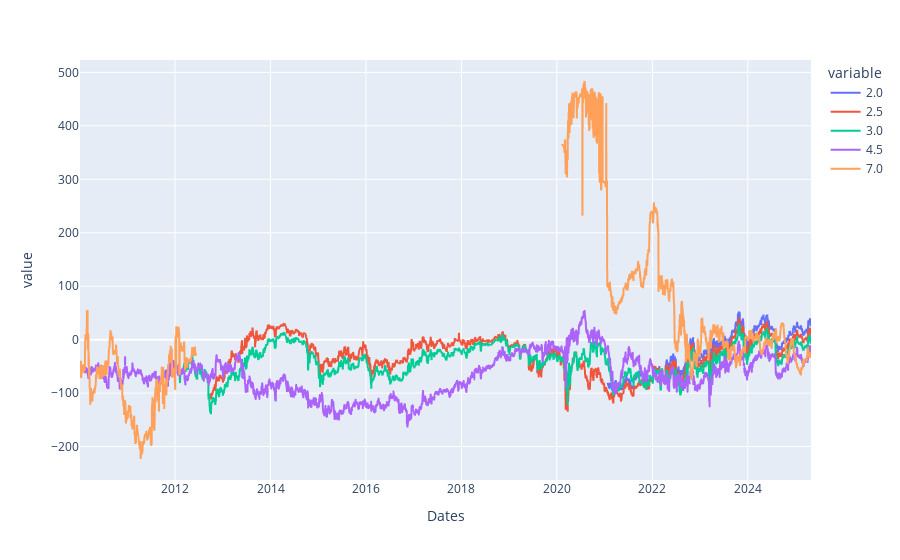

Here is the notebook cell this chart was saved with:
### Code cell
px.line(OAS[live_trade[weight!=0].index])

### Figure 1 — Plotly figure (JSON) as saved in the notebook; plotly's stock layout.template omitted (floating-point values rounded to 4 significant figures; data arrays with more than 128 entries replaced by an {"elided": "..."} marker saying what was removed)
{"data": [{"hovertemplate": "variable=2.0<br>Dates=%{x}<br>value=%{y}<extra></extra>", "legendgroup": "2.0", "line": {"color": "#636efa", "dash": "solid"}, "marker": {"symbol": "circle"}, "mode": "lines", "name": "2.0", "showlegend": true, "type": "scattergl", "x": {"elided": "3830 str values"}, "xaxis": "x", "y": {"elided": "3830 float values"}, "yaxis": "y"}, {"hovertemplate": "variable=2.5<br>Dates=%{x}<br>value=%{y}<extra></extra>", "legendgroup": "2.5", "line": {"color": "#EF553B", "dash": "solid"}, "marker": {"symbol": "circle"}, "mode": "lines", "name": "2.5", "showlegend": true, "type": "scattergl", "x": {"elided": "3830 str values"}, "xaxis": "x", "y": {"elided": "3830 float values"}, "yaxis": "y"}, {"hovertemplate": "variable=3.0<br>Dates=%{x}<br>value=%{y}<extra></extra>", "legendgroup": "3.0", "line": {"color": "#00cc96", "dash": "solid"}, "marker": {"symbol": "circle"}, "mode": "lines", "name": "3.0", "showlegend": true, "type": "scattergl", "x": {"elided": "3830 str values"}, "xaxis": "x", "y": {"elided": "3830 float values"}, "yaxis": "y"}, {"hovertemplate": "variable=4.5<br>Dates=%{x}<br>value=%{y}<extra></extra>", "legendgroup": "4.5", "line": {"color": "#ab63fa", "dash": "solid"}, "marker": {"symbol": "circle"}, "mode": "lines", "name": "4.5", "showlegend": true, "type": "scattergl", "x": {"elided": "3830 str values"}, "xaxis": "x", "y": {"elided": "3830 float values"}, "yaxis": "y"}, {"hovertemplate": "variable=7.0<br>Dates=%{x}<br>value=%{y}<extra></extra>", "legendgroup": "7.0", "line": {"color": "#FFA15A", "dash": "solid"}, "marker": {"symbol": "circle"}, "mode": "lines", "name": "7.0", "showlegend": true, "type": "scattergl", "x": {"elided": "3830 str values"}, "xaxis": "x", "y": {"elided": "3830 float values"}, "yaxis": "y"}], "layout": {"legend": {"title": {"text": "variable"}, "tracegroupgap": 0}, "margin": {"t": 60}, "xaxis": {"anchor": "y", "domain": [0, 1], "title": {"text": "Dates"}}, "yaxis": {"anchor": "x", "domain": [0, 1], "title": {"text": "value"}}}}
